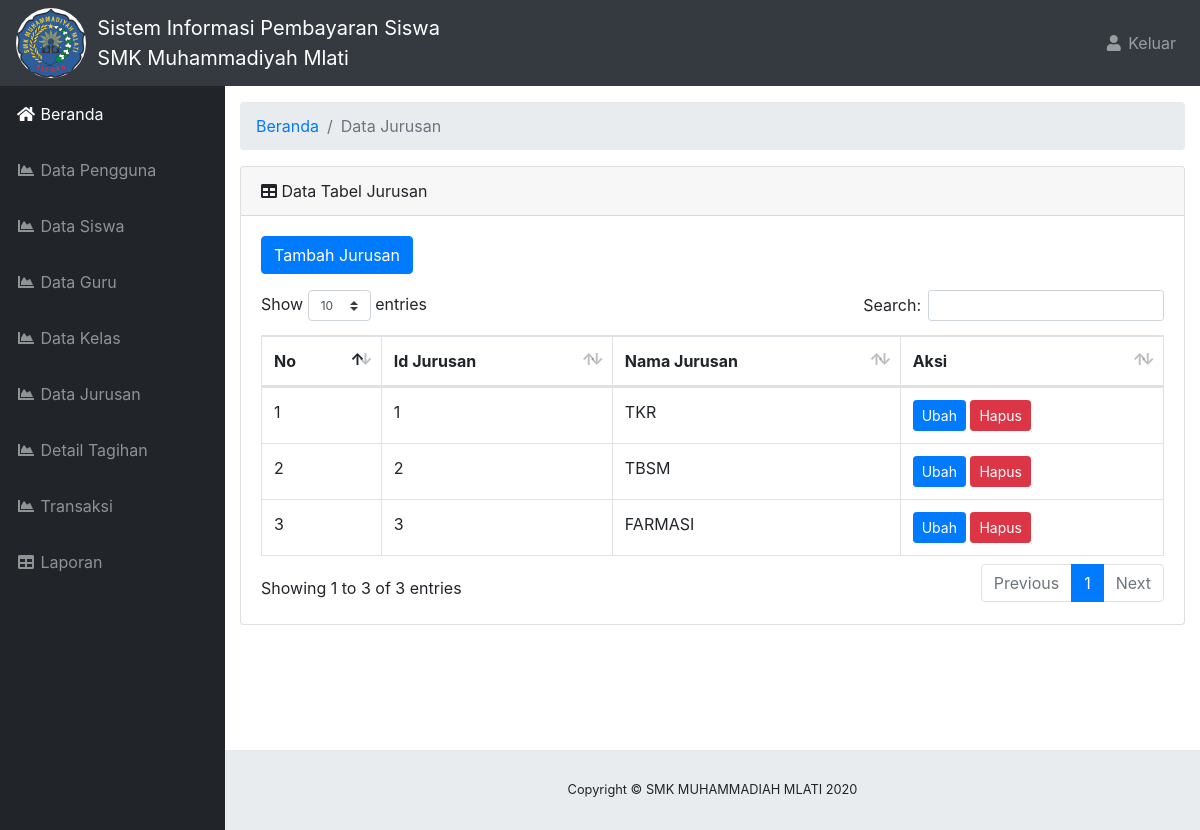
Screenshot of /beranda.php?halaman=admindatajurusan (signed in) with the database file from the repository.
### tables this page shows
CREATE TABLE `tb_jurusan` (
  `id_jurusan` int(11) NOT NULL,
  `nama_jurusan` varchar(20) NOT NULL
);

### aplikasi/admin/datajurusan/data_jurusan.php (the view, shortened to what this page needs)
  <div id="content-wrapper">
    <div class="container-fluid">
      <ol class="breadcrumb">
        <li class="breadcrumb-item">
          <a href="beranda.php">Beranda</a>
        </li>
        <li class="breadcrumb-item active">Data Jurusan</li>
      </ol>
      <div class="card mb-3">
        <div class="card-header">
          <i class="fas fa-table"></i>
          Data Tabel Jurusan</div>
        <div class="card-body">
          <form class="form-group">
          <a class="btn btn-primary" href="beranda.php?halaman=tambahjurusan">Tambah Jurusan</a>
          </form>
          <div class="table-responsive">
            <table class="table table-bordered" id="dataTable" width="100%" cellspacing="0">
              <thead>
                <tr>
                  <th>No</th>
                  <th>Id Jurusan</th>
                  <th>Nama Jurusan</th>
                  <th>Aksi</th>
                </tr>
              </thead>
              <tbody>
              <?php
              $no=1;
              $Querytampil = mysqli_query($konek,"SELECT * FROM tb_jurusan");
              while ($tampiltabel  = mysqli_fetch_array($Querytampil)) {
              $varId_Jurusan     = $tampiltabel['id_jurusan'];
              $varNamaJurusan    = $tampiltabel['nama_jurusan'];
              ?>
              <tr>
                <td><?php echo $no ?></td>
                <td><?php echo $varId_Jurusan ?></td>
                <td><?php echo $varNamaJurusan ?></td>
                <td>
                    <a class="btn btn-primary btn-sm" href="beranda.php?halaman=ubahjurusan&id=<?php echo $varId_Jurusan ?>">Ubah</a>
                    <a class="btn btn-danger btn-sm" href="beranda.php?halaman=admindatajurusan&id=<?php echo $varId_Jurusan ?>">Hapus</a>
                </td>
              </tr>
              <?php
              $no++;}
              ?>
              </tbody>
            </table>
          </div>
        </div>
      </div>
    </div>
  </div>
</div>

### css/sb-admin.css (style rules this page uses)
html { position: relative; min-height: 100%; }
body { height: 100%; }
#wrapper #content-wrapper { overflow-x: hidden; width: 100%; padding-top: 1rem; padding-bottom: 80px; }
:root { --input-padding-x: 0.75rem; --input-padding-y: 0.75rem; }

### rows the page displays
tb_jurusan: id_jurusan "1", nama_jurusan "TKR"
tb_jurusan: id_jurusan "2", nama_jurusan "TBSM"
tb_jurusan: id_jurusan "3", nama_jurusan "FARMASI"
